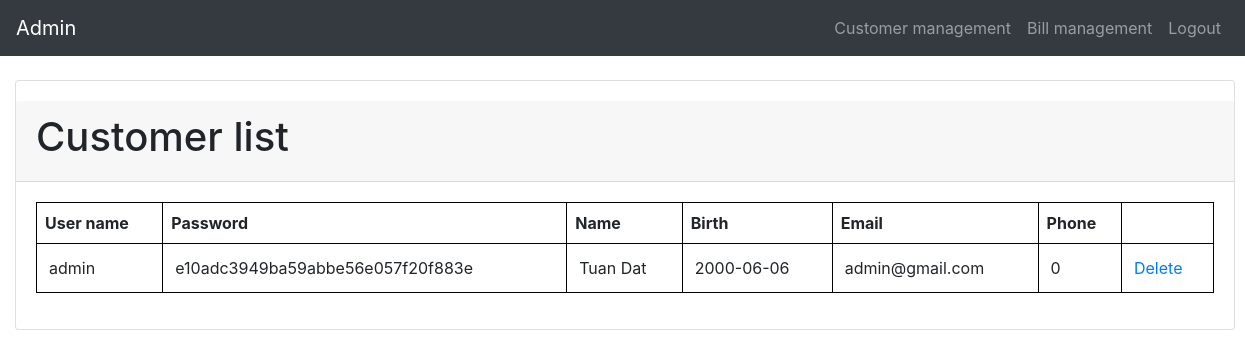
Page /Sourcecode/customer.php on the earlier database version.
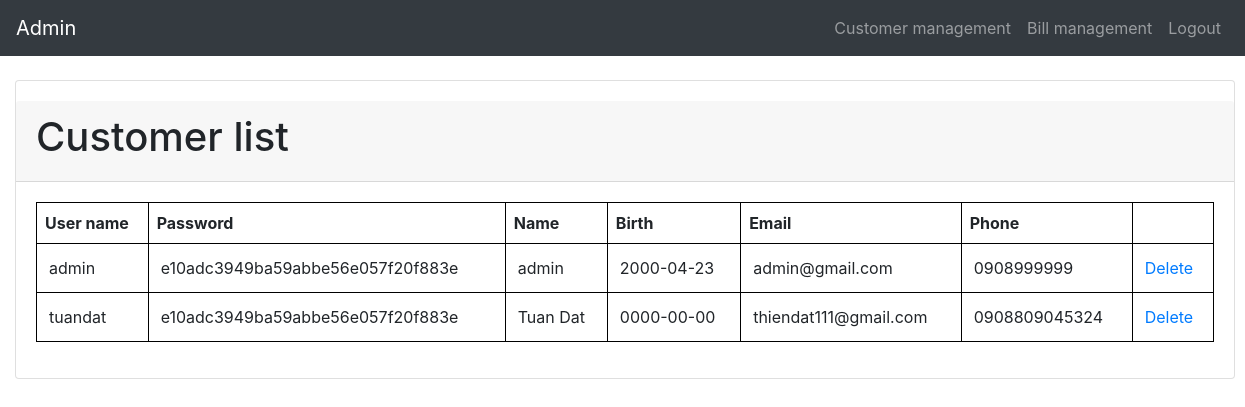
Same page on the later database version.
### tables this page shows
CREATE TABLE `account` (
  `id` varchar(100) NOT NULL,
  `username` varchar(100) NOT NULL,
  `password_mk` varchar(100) NOT NULL,
  `hoten` text NOT NULL,
  `ngaysinh` date NOT NULL,
  `email` text NOT NULL,
  `sdt` varchar(100) NOT NULL,
  `role_user` int(11) NOT NULL
);

### Sourcecode/customer.php (the view, shortened to what this page needs)
<!DOCTYPE html>
<html lang="en">
<head>
  <link rel="stylesheet" href="https://maxcdn.bootstrapcdn.com/bootstrap/4.5.2/css/bootstrap.min.css">
</head>
<body>
    <nav class="navbar navbar-expand-md bg-dark navbar-dark fixed-top">
        <a class="navbar-brand" href="admin.php">Admin</a>
        <div class="collapse navbar-collapse" id="collapsibleNavbar">
            <ul class="navbar-nav ml-auto">
                <li class="nav-item">
                    <a class="nav-link" href="customer.php">Customer management</a>
                </li>
				<li class="nav-item">
                    <a class="nav-link" href="bill.php">Bill management</a>
                </li>
                <li class="nav-item">
                    <a class="nav-link" href="logout.php">Logout</a>
                </li>
            </ul>
        </div>
    </nav>
    <div class="container-fluid" style="margin-top:80px">
        <div class="card" style="width:1220px;padding-top:20px">
			<div class="card-header">
				<h1>Customer list</h1>
			</div>
            <div class="card-body">
				<table class="table">
					<tr>
						<th style="margin:auto">User name</th>
						<th style="margin:auto">Password</th>
						<th style="margin:auto">Name</th>
						<th style="margin:auto">Birth</th>
						<th style="margin:auto">Email</th>
						<th style="margin:auto">Phone</th>
						<th></th>
					</tr>
					<?php
					$host = "localhost";
					$user = "root";
					$pass = "";
					$database = "database";
					$ketnoi = new mysqli($host,$user,$pass,$database);
					mysqli_set_charset($ketnoi,"utf8");
					$truyvan = "SELECT * FROM `account`";
					$data = mysqli_query($ketnoi,$truyvan);
					while($row = mysqli_fetch_assoc($data)){
					?>
						<tr>
							<td style="margin:auto"><?php echo "".$row["username"]; ?></td>
							<td style="margin:auto"><?php echo "".$row["password_mk"]; ?></td>
							<td style="margin:auto"><?php echo "".$row["hoten"]; ?></td>
							<td style="margin:auto"><?php echo "".$row["ngaysinh"]; ?></td>
							<td style="margin:auto"><?php echo "".$row["email"]; ?></td>
							<td style="margin:auto"><?php echo "".$row["sdt"]; ?></td>
							<td><a onclick="return Del_cus('<?php echo $row['username']; ?>')" href="index1.php?page_layout=del_cus&id=<?php echo $row['id']?>">Delete</a></td>
						</tr>
					<?php } ?>
				</table>
			</div>
        </div>
    </div>
</body>
</html>

Differences in the rows shown:
changed account "admin": hoten "Tuan Dat" → "admin"; ngaysinh "2000-06-06" → "2000-04-23"; sdt "0" → "0908999999"
added account: username "tuandat", password_mk "e10adc3949ba59abbe56e057f20f883e", hoten "Tuan Dat", ngaysinh "0000-00-00", email "thiendat111@gmail.com", sdt "0908809045324"
